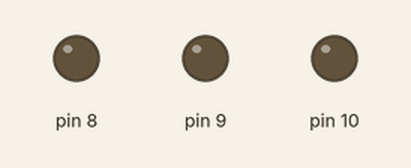
Simulated run of this sketch. Board: Arduino Uno, built with avr-gcc and run on an emulated ATmega328P. Shown: output pins drawn as LEDs (lit = HIGH).

Above: at 0.2 s.
At 0.7 s:
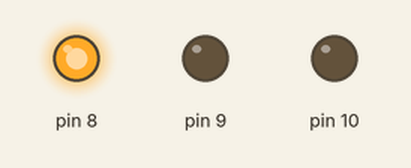
At 1.2 s:
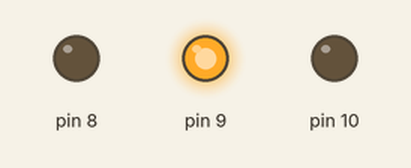
At 2.7 s:
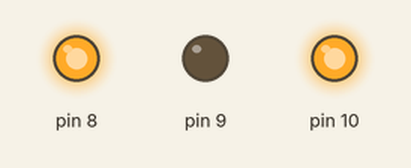
At 3.7 s:
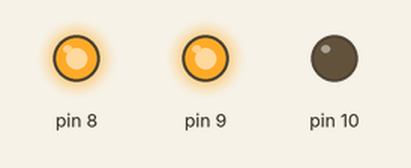
At 5.7 s:
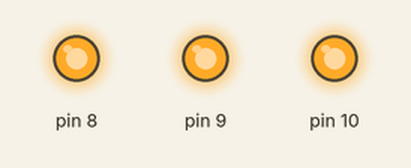
Timing chart, 0 to 6.9 s (numbered marks = the images above):
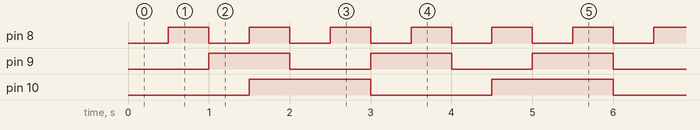

The sketch:

code.ino
```cpp
// C++ code
unsigned long prev1=0;
unsigned long prev2=0;
unsigned long prev3=0;

void setup()
{
  pinMode(8, OUTPUT);
  pinMode(9,OUTPUT);
  pinMode(10,OUTPUT);

}

void loop()
{
  unsigned long current=millis();
  if(current-prev1>=500){
    prev1=current;
    digitalWrite(8,!digitalRead(8));
  }
  if(current-prev2>=1000){
    prev2=current;
    digitalWrite(9,!digitalRead(9));
  }
  if(current-prev3>=1500){
    prev3=current;
    digitalWrite(10,!digitalRead(10));
  }


}
```

Measured:
- by itself, pin 8: alternates HIGH for 0.50 s and LOW for 0.50 s
- by itself, pin 9: alternates HIGH for 1.0 s and LOW for 1.0 s
- by itself, pin 10: alternates HIGH for 1.5 s and LOW for 1.5 s
